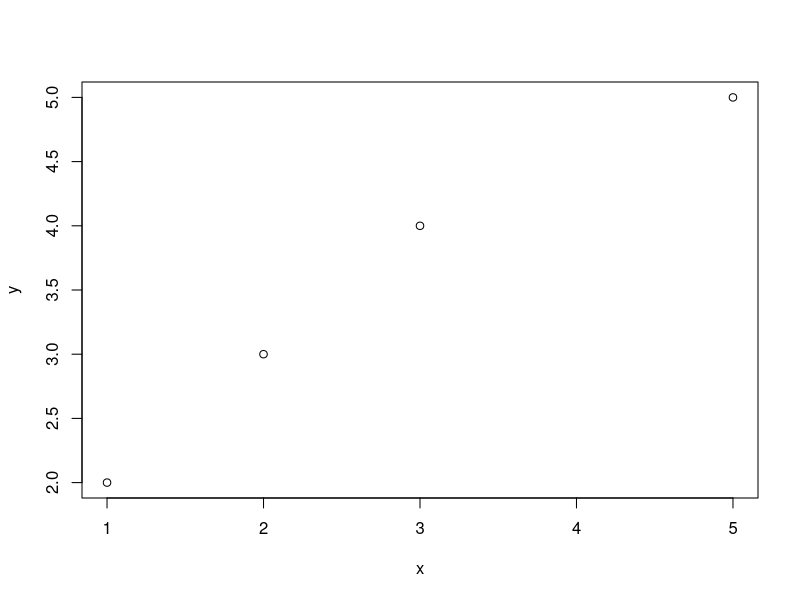
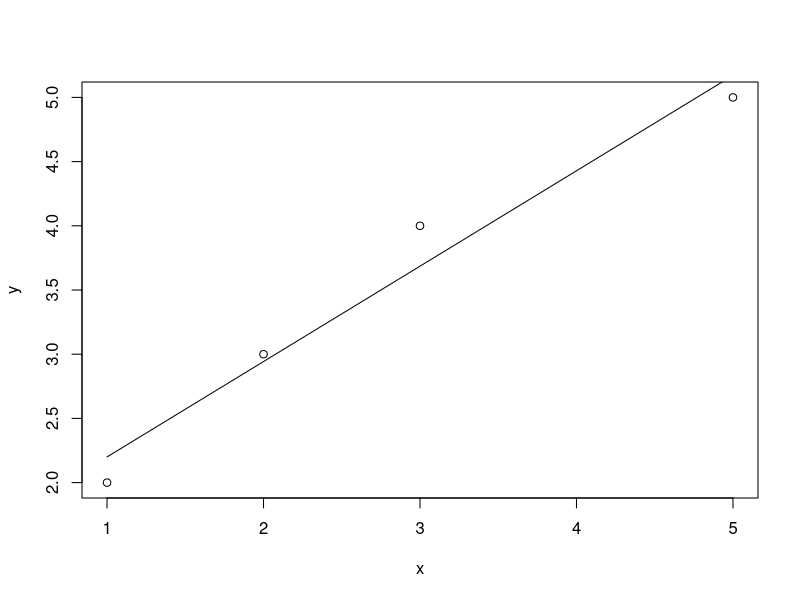
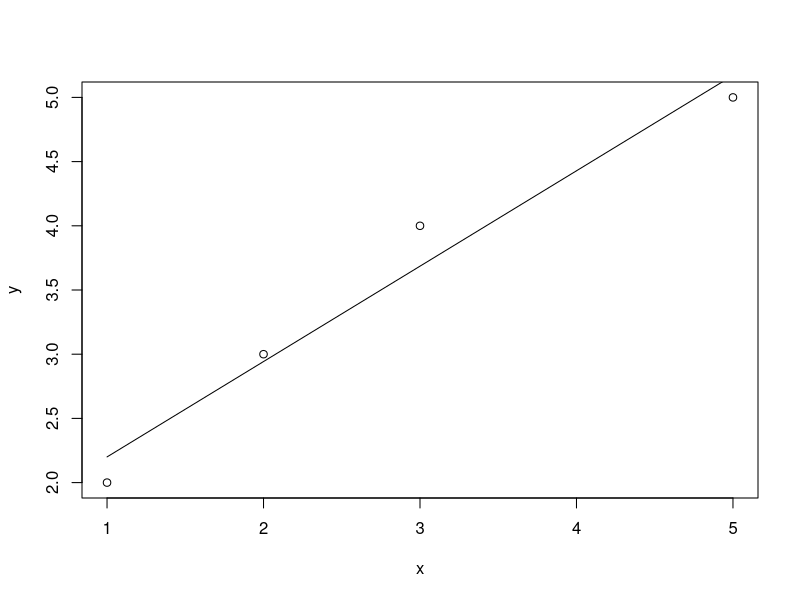

Here is the R script that generated these plots, in order:
## ---- chunk 1

x <- c(1,2,3,5)
y <- c(2,3,4,5)

my_df <- data.frame(x=x,y=y) 
knitr::kable(my_df)


plot(x,y)
## ---- chunk 2

augmented_df <- data.frame(x=x,y=y,xy=x*y,x_sq=x^2) 
knitr::kable(augmented_df, col.names=c("x","y","xy","$x^{2}$"))

sum_row <- as.data.frame(lapply(augmented_df,sum))
knitr::kable(sum_row, col.names = c("$\\sum{x}$","$\\sum{y}$","$\\sum{xy}$","$\\sum{x^{2}}$"))

mean_row <- as.data.frame(lapply(augmented_df,mean))
knitr::kable(mean_row, col.names = c("$\\overline{x}$","$\\overline{y}$","$\\overline{xy}$","$\\overline{x^{2}}$"))

m_numerator <- mean_row$xy - (mean_row$x * mean_row$y)
m_denominator <- mean_row$x_sq - mean_row$x^2
m <- m_numerator/m_denominator

b <- mean_row$y - (m * mean_row$x)
## ---- chunk 3

# plot the points
plot(x,y)

# capture the lowest and highest x values so that our regression line will span all values have the same length
ideal_x <- c(min(x),max(x))

# calculate 
ideal_y <- lapply(ideal_x, function(x) {m*x + b}) # lapply "applies" our formula to get the model's y coordinates

# Draw the regression line
lines(ideal_x,ideal_y)
## ---- chunk 4

# Linear regression model for our points
my_model <- lm(y ~ x)

# Plot the points
plot(x,y)

# Plot the regression line for our model
lines(x,predict(my_model))
